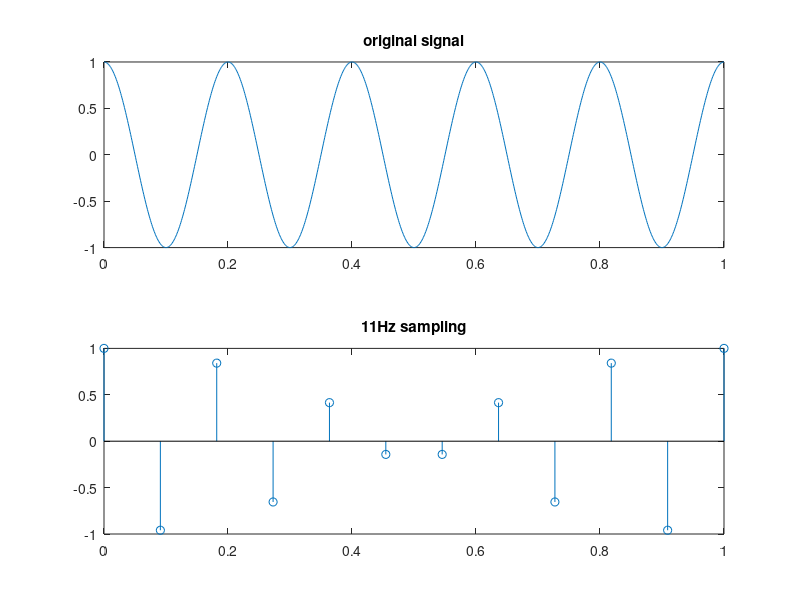

MATLAB code to generate this figure:
clc; clear;

x = 0:0.001:1;
freq = 5;

original = cos(2*pi*freq*x);                    % 원 신호

subplot(2,1,1)
plot(x,original);
title('original signal')

sampling_freq = 11;                             % 샘플링 주파수

sampled = zeros(0, sampling_freq);

for i = 0:sampling_freq
    sampled(i+1) = cos(2*pi*freq*i/sampling_freq);
end

subplot(2,1,2)
stem(0:1/sampling_freq:1, sampled)
title([num2str(sampling_freq), 'Hz sampling'])